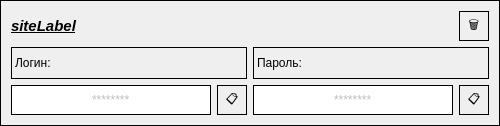
<?xml version="1.0" encoding="UTF-8"?>
<ui version="4.0">
 <class>recordWiget</class>
 <widget class="QWidget" name="recordWiget">
  <property name="geometry">
   <rect>
    <x>0</x>
    <y>0</y>
    <width>500</width>
    <height>126</height>
   </rect>
  </property>
  <property name="windowTitle">
   <string>Form</string>
  </property>
  <property name="styleSheet">
   <string notr="true">border: 1px solid black;</string>
  </property>
  <layout class="QGridLayout" name="gridLayout">
   <item row="0" column="0">
    <widget class="QLabel" name="siteLabel">
     <property name="font">
      <font>
       <pointsize>11</pointsize>
       <italic>true</italic>
       <bold>true</bold>
       <underline>true</underline>
      </font>
     </property>
     <property name="styleSheet">
      <string notr="true">border: none;</string>
     </property>
     <property name="text">
      <string>siteLabel</string>
     </property>
    </widget>
   </item>
   <item row="1" column="0">
    <layout class="QVBoxLayout" name="verticalLayout">
     <item>
      <widget class="QLabel" name="label_2">
       <property name="minimumSize">
        <size>
         <width>0</width>
         <height>30</height>
        </size>
       </property>
       <property name="text">
        <string>Логин:</string>
       </property>
      </widget>
     </item>
     <item>
      <layout class="QHBoxLayout" name="horizontalLayout">
       <item>
        <widget class="QLineEdit" name="lineEdit">
         <property name="enabled">
          <bool>false</bool>
         </property>
         <property name="minimumSize">
          <size>
           <width>0</width>
           <height>30</height>
          </size>
         </property>
         <property name="text">
          <string>********</string>
         </property>
         <property name="alignment">
          <set>Qt::AlignCenter</set>
         </property>
        </widget>
       </item>
       <item>
        <widget class="QPushButton" name="copyLogin">
         <property name="minimumSize">
          <size>
           <width>30</width>
           <height>30</height>
          </size>
         </property>
         <property name="maximumSize">
          <size>
           <width>30</width>
           <height>30</height>
          </size>
         </property>
         <property name="styleSheet">
          <string notr="true"/>
         </property>
         <property name="text">
          <string>📋</string>
         </property>
        </widget>
       </item>
      </layout>
     </item>
    </layout>
   </item>
   <item row="1" column="1">
    <layout class="QVBoxLayout" name="verticalLayout_2">
     <item>
      <widget class="QLabel" name="label_3">
       <property name="minimumSize">
        <size>
         <width>0</width>
         <height>30</height>
        </size>
       </property>
       <property name="text">
        <string>Пароль:</string>
       </property>
      </widget>
     </item>
     <item>
      <layout class="QHBoxLayout" name="horizontalLayout_2">
       <item>
        <widget class="QLineEdit" name="lineEdit_2">
         <property name="enabled">
          <bool>false</bool>
         </property>
         <property name="minimumSize">
          <size>
           <width>0</width>
           <height>30</height>
          </size>
         </property>
         <property name="text">
          <string>********</string>
         </property>
         <property name="alignment">
          <set>Qt::AlignCenter</set>
         </property>
        </widget>
       </item>
       <item>
        <widget class="QPushButton" name="copyPass">
         <property name="minimumSize">
          <size>
           <width>30</width>
           <height>30</height>
          </size>
         </property>
         <property name="maximumSize">
          <size>
           <width>30</width>
           <height>30</height>
          </size>
         </property>
         <property name="text">
          <string>📋</string>
         </property>
        </widget>
       </item>
      </layout>
     </item>
    </layout>
   </item>
   <item row="0" column="1">
    <layout class="QHBoxLayout" name="horizontalLayout_3">
     <item>
      <spacer name="horizontalSpacer">
       <property name="orientation">
        <enum>Qt::Horizontal</enum>
       </property>
       <property name="sizeHint" stdset="0">
        <size>
         <width>40</width>
         <height>20</height>
        </size>
       </property>
      </spacer>
     </item>
     <item>
      <widget class="QPushButton" name="delBtn">
       <property name="minimumSize">
        <size>
         <width>30</width>
         <height>30</height>
        </size>
       </property>
       <property name="maximumSize">
        <size>
         <width>30</width>
         <height>30</height>
        </size>
       </property>
       <property name="text">
        <string>🗑️</string>
       </property>
      </widget>
     </item>
    </layout>
   </item>
  </layout>
 </widget>
 <resources/>
 <connections/>
</ui>
